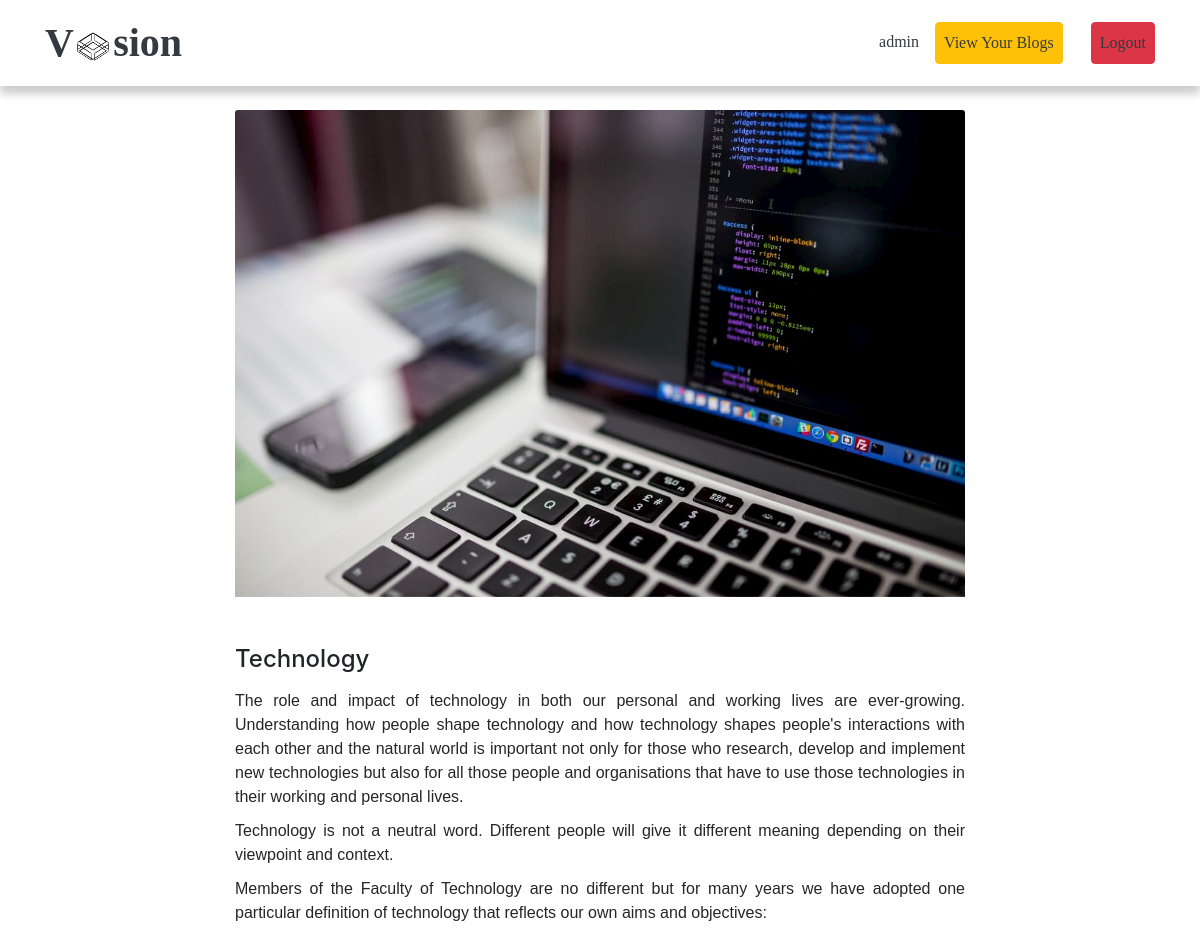
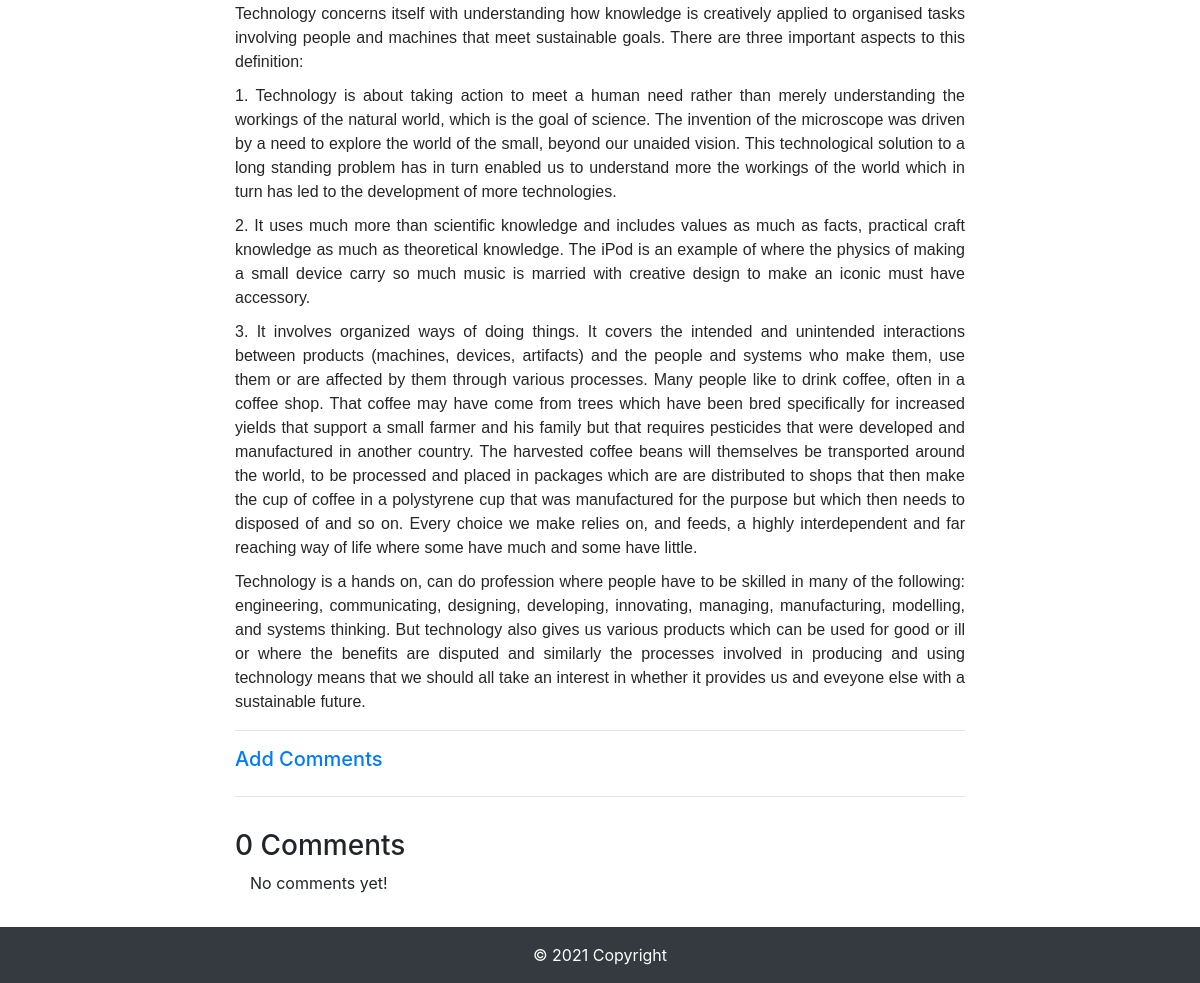
Page /blog_details/technology (signed in) on the committed database (2 pictures, top to bottom).
### home/models.py (models this page shows, shortened)
class BlogModel(models.Model):
    title = models.CharField(max_length=1000)
    content= FroalaField(null=True, blank=True)
    user = models.ForeignKey(User, blank=True, null=True, on_delete=models.CASCADE)
    slug = models.SlugField(max_length=1000, null=True, blank=True)
    image = models.ImageField(upload_to='blog', null=True, blank=True)
    created_at = models.DateTimeField(auto_now_add=True)
    upload_to = models.DateTimeField(auto_now=True)

### home/views.py (the view)
# urls.py: path('blog_details/<str:slug>', blog_details, name='blog_details'),
def blog_details(request, slug):
    try:
        blog_obj = BlogModel.objects.get(slug=slug)
        comments = Comments.objects.filter(post=blog_obj)
        if request.method == 'POST':
            form = CommentForm(request.POST)
            if form.is_valid():
                comment = Comments(name=form.cleaned_data['name'],comment=form.cleaned_data['comment'],post=blog_obj)
                comment.save()
                return redirect('blog_details' + blog_obj.slug )
        else:
            form = CommentForm()
    except Exception as e:
        print(e)
    context = {'blog_obj' : blog_obj, 'form': form,  'comments': comments}
    return render(request, 'blog_details.html', context)

### templates/blog_details.html (shortened to what this page needs)
{% extends 'base.html' %}
{% block body %}
<section>
    <div class='container mt-4'>
        <div class='row'>
            <div class='col-xl-8  mx-auto text-center'>
                <img class='card-img-top' src="{{ blog_obj.image.url}}">
            </div>
        </div>
        <div class='row'>
            <div class='col-xl-8 col-lg-10  mx-auto'>
                <div class='text-content mt-5'>
                    <h4> {{blog_obj.title}} </h4>
                    <p class='text-center font-weight-light' style='background-color:#E3E3E3'>{{ blog_obj.content|safe }} </p>
                    <hr>
                </div>
            </div>
        </div>
    </div>
</section>
<section>
    <div class="container">
        <div class="row">
            <div class='col-xl-8 col-lg-10  mx-auto'>
                <a data-toggle="collapse" href="#multiCollapseExample1" aria-expanded="false"
                    aria-controls="multiCollapseExample1">
                    <h5> Add Comments </h5>
                </a>
                <div class="row">
                    <div class="col">
                    </div>
                </div>
                <hr>
            </div>
        </div>
    </div>
</section>
<section>
    <div class="container my-3">
        <div class="row">
            <div class='col-xl-8 col-lg-10  mx-auto'>
                {% with blog_obj.comments.count as total_comments %}
                <h3> {{ total_comments }} Comments </h3>
                {% endwith %}
                <div class="col-md-12">
                    {% for comment in blog_obj.comments.all  %}
                    <div class="media mt-4"> <img class="mr-3 rounded-circle" alt="Bootstrap Media Preview"
                            src="https://i.imgur.com/stD0Q19.jpg" style='width:60px;' />
                        <div class="media-body">
                            <div class="row">
                                <div class="col-8 d-flex">
                                    <h5 class='mx-2'>{{comment.name}}</h5>
                                    <span>- <small class="text-muted"> {{ comment.created_at }} </small></span>
                                </div>
                            </div>
                            <div class='mx-2'> {{comment.comment}} </div>
                        </div>
                    </div>
                    <hr>
                    {% empty%}
                    <p> No comments yet!
                        {% endfor %}
                </div>
            </div>
        </div>
    </div>
</section>
{% include 'footer.html' %}
{% endblock body %}

### templates/base.html (shortened to what this page needs)
<!DOCTYPE html>
<html lang='en'>
<head>
  {% load static %}
  <link rel='stylesheet' type='text/css' href="{% static 'css/blog.css' %}">
  <link rel="stylesheet" href="https://maxcdn.bootstrapcdn.com/bootstrap/4.0.0/css/bootstrap.min.css"
>
  <link href='https://unpkg.com/boxicons@2.0.7/css/boxicons.min.css' rel='stylesheet'>
</head>
<body class='bg-color'>
  <nav class="navbar navbar-expand-lg navbar-dark custom_nav">
    <div class="container">
      <a class="navbar-brand text-dark nav-style" href="/"><span>V</span>
        <span class='cuboid'><span class='cuboid-face cuboid-face-front'></span>
          <span class='cuboid-face cuboid-face-back'></span>
          <span class='cuboid-face cuboid-face-top'></span><span class='cuboid-face cuboid-face-bottom'></span>
          <span class='cuboid-face cuboid-face-left'></span><span class='cuboid-face cuboid-face-right'></span></span>
        <span>sion</span>
      </a>
      <div class="collapse navbar-collapse" id="navbarSupportedContent">
        {% if request.user.is_authenticated %}
        <ul class="navbar-nav justify-content-end ul-style">
          <li class="nav-item">
            <a class="nav-link active text-dark" href="/">{{request.user}}</a>
          </li>
          <li class="nav-item">
            <a class="nav-link btn btn-warning mx-2 text-dark" aria-current="page" href="{% url 'see_blog' %}">View
              Your Blogs</a>
          </li>
          <li class="nav-item">
            <a class="nav-link btn btn-danger text-dark" aria-current="page" href="{% url 'logout' %}">Logout</a>
          </li>
        </ul>
        {% endif %}
      </div>
    </div>
  </nav>
  {% block body %} {% endblock body %}
</body>
</html>

### static/css/blog.css (style rules this page uses)
.custom_nav { box-shadow: 0px 8px 8px 0px rgb(0, 0, 0, .2); }
.nav-style { font-family: cursive; font-size: 40px !important; font-weight: 600; }
.cuboid, .cuboid-face { display: inline-block; }
.cuboid { font-size: 0.75em; position: relative; height: 0.5em; width: 1em; vertical-align: middle; transform-style: preserve-3d; transform: rotateX(-40deg) rotateY(-45deg); font-size: 20px; }
.cuboid-face { position: absolute; top: 0; width: 100%; height: 100%; border: 0.08em solid #000; }
.cuboid-face-top, .cuboid-face-bottom { height: 1em; }
.cuboid-face-front { transform: translateZ(0.6em); animation: faceFront 3s ease-in-out infinite; }
.cuboid-face-back { transform: rotateY(180deg) translateZ(0.6em); animation: faceBack 3s ease-in-out infinite; }
.cuboid-face-left { transform: rotateY(-90deg) translateZ(0.6em); animation: faceLeft 3s ease-in-out infinite; }
.cuboid-face-right { transform: rotateY(90deg) translateZ(0.6em); animation: faceRight 3s ease-in-out infinite; }
.cuboid-face-top { transform: rotateX(90deg) translateZ(0.6em); }
.cuboid-face-bottom { transform: rotateX(-90deg); }
.ul-style { font-family: cursive; flex: auto !important; }
ul li a { margin-left: 20px; }

### rows in the picture
BlogModel: image (picture), title "Technology", content "The role and impact of technology in both our personal and working lives are ever-growing. Understanding how people shape technology and how technology shapes people's interactions with each other and the natural world is important not only for those who research, develop and implement new technologies but also for all those people and organisations that have to use those technologies in their working and personal lives. Technology is not a neutral word. Different people will give it different meaning depending on their viewpoint and context. Members of the Faculty of Technology are no different but for many years we have adopted one particular definition of technology that reflects our own…"

### other values in the picture
{{ request.user }} "admin"
{{ total_comments }} "0"
